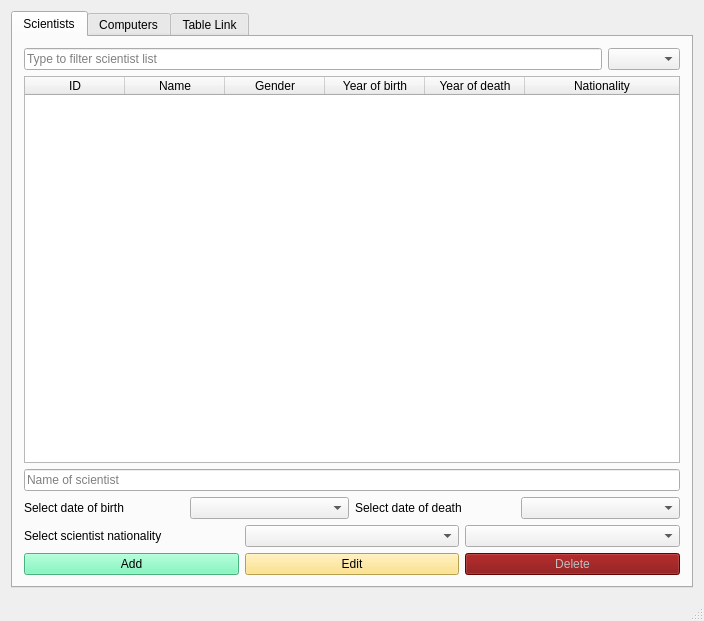
<?xml version="1.0" encoding="UTF-8"?>
<ui version="4.0">
 <class>MainWindow</class>
 <widget class="QMainWindow" name="MainWindow">
  <property name="geometry">
   <rect>
    <x>0</x>
    <y>0</y>
    <width>704</width>
    <height>621</height>
   </rect>
  </property>
  <property name="windowTitle">
   <string>MainWindow</string>
  </property>
  <property name="styleSheet">
   <string notr="true"/>
  </property>
  <widget class="QWidget" name="centralWidget">
   <layout class="QVBoxLayout" name="verticalLayout">
    <item>
     <widget class="QTabWidget" name="tabWidget">
      <property name="styleSheet">
       <string notr="true"/>
      </property>
      <property name="currentIndex">
       <number>1</number>
       <number>2</number>
      </property>
      <widget class="QWidget" name="tabScientists">
       <attribute name="title">
        <string>Scientists</string>
       </attribute>
       <layout class="QVBoxLayout" name="verticalLayout_4">
        <item>
         <layout class="QHBoxLayout" name="filterScientist">
          <item>
           <widget class="QLineEdit" name="filterScientistsList">
            <property name="placeholderText">
             <string>Type to filter scientist list</string>
            </property>
            <property name="clearButtonEnabled">
             <bool>true</bool>
            </property>
           </widget>
          </item>
          <item>
           <widget class="QComboBox" name="ddmSortScientists">
            <property name="currentText">
             <string/>
            </property>
           </widget>
          </item>
         </layout>
        </item>
        <item>
         <widget class="QTableWidget" name="tableScientist">
          <property name="enabled">
           <bool>true</bool>
          </property>
          <property name="cursor" stdset="0">
           <cursorShape>ArrowCursor</cursorShape>
          </property>
          <property name="mouseTracking">
           <bool>false</bool>
          </property>
          <property name="styleSheet">
           <string notr="true"/>
          </property>
          <property name="horizontalScrollBarPolicy">
           <enum>Qt::ScrollBarAsNeeded</enum>
          </property>
          <property name="sizeAdjustPolicy">
           <enum>QAbstractScrollArea::AdjustIgnored</enum>
          </property>
          <property name="autoScrollMargin">
           <number>16</number>
          </property>
          <property name="editTriggers">
           <set>QAbstractItemView::NoEditTriggers</set>
          </property>
          <property name="dragDropOverwriteMode">
           <bool>false</bool>
          </property>
          <property name="alternatingRowColors">
           <bool>true</bool>
          </property>
          <property name="verticalScrollMode">
           <enum>QAbstractItemView::ScrollPerPixel</enum>
          </property>
          <property name="horizontalScrollMode">
           <enum>QAbstractItemView::ScrollPerPixel</enum>
          </property>
          <property name="sortingEnabled">
           <bool>true</bool>
          </property>
          <attribute name="horizontalHeaderStretchLastSection">
           <bool>true</bool>
          </attribute>
          <column>
           <property name="text">
            <string>ID</string>
           </property>
          </column>
          <column>
           <property name="text">
            <string>Name</string>
           </property>
          </column>
          <column>
           <property name="text">
            <string>Gender</string>
           </property>
          </column>
          <column>
           <property name="text">
            <string>Year of birth</string>
           </property>
          </column>
          <column>
           <property name="text">
            <string>Year of death</string>
           </property>
          </column>
          <column>
           <property name="text">
            <string>Nationality</string>
           </property>
          </column>
         </widget>
        </item>
        <item>
         <layout class="QHBoxLayout" name="nameScientist">
          <item>
           <widget class="QLineEdit" name="addScientistName">
            <property name="placeholderText">
             <string>Name of scientist</string>
            </property>
           </widget>
          </item>
         </layout>
        </item>
        <item>
         <layout class="QHBoxLayout" name="yearScientist">
          <item>
           <widget class="QLabel" name="labelScientistBirth">
            <property name="maximumSize">
             <size>
              <width>176</width>
              <height>16777215</height>
             </size>
            </property>
            <property name="text">
             <string>Select date of birth</string>
            </property>
           </widget>
          </item>
          <item>
           <widget class="QComboBox" name="addScientistBirth"/>
          </item>
          <item>
           <widget class="QLabel" name="labelScientistDeath">
            <property name="text">
             <string>Select date of death</string>
            </property>
           </widget>
          </item>
          <item>
           <widget class="QComboBox" name="addScientistDeath"/>
          </item>
         </layout>
        </item>
        <item>
         <layout class="QHBoxLayout" name="nationalityScientist">
          <item>
           <widget class="QLabel" name="labelScientistNationality">
            <property name="text">
             <string>Select scientist nationality</string>
            </property>
            <property name="scaledContents">
             <bool>false</bool>
            </property>
            <property name="wordWrap">
             <bool>true</bool>
            </property>
           </widget>
          </item>
          <item>
           <widget class="QComboBox" name="addScientistNationality"/>
          </item>
          <item>
           <widget class="QComboBox" name="addScientistGender">
            <property name="currentText">
             <string/>
            </property>
           </widget>
          </item>
         </layout>
        </item>
        <item>
         <layout class="QHBoxLayout" name="manageScientist">
          <item>
           <widget class="QPushButton" name="addScientist">
            <property name="mouseTracking">
             <bool>false</bool>
            </property>
            <property name="autoFillBackground">
             <bool>false</bool>
            </property>
            <property name="styleSheet">
             <string notr="true">Background-color: rgb(102, 246, 177);</string>
            </property>
            <property name="text">
             <string>Add</string>
            </property>
           </widget>
          </item>
          <item>
           <widget class="QPushButton" name="editScientist">
            <property name="styleSheet">
             <string notr="true">background-color: rgb(255, 223, 109)</string>
            </property>
            <property name="text">
             <string>Edit</string>
            </property>
           </widget>
          </item>
          <item>
           <widget class="QPushButton" name="deleteScientist">
            <property name="enabled">
             <bool>false</bool>
            </property>
            <property name="styleSheet">
             <string notr="true">QPushButton:Active{Background-color: rgb(254, 86, 73)
}
QPushButton:disabled{Background-color:rgb(125, 0, 0)
}
</string>
            </property>
            <property name="text">
             <string>Delete</string>
            </property>
           </widget>
          </item>
         </layout>
        </item>
       </layout>
      </widget>
      <widget class="QWidget" name="tabComputers">
       <attribute name="title">
        <string>Computers</string>
       </attribute>
       <layout class="QVBoxLayout" name="verticalLayout_3">
        <item>
         <layout class="QHBoxLayout" name="filterComputer">
          <item>
           <widget class="QLineEdit" name="filterComputers">
            <property name="placeholderText">
             <string>Type to filter computer list</string>
            </property>
           </widget>
          </item>
          <item>
           <widget class="QComboBox" name="ddmComputerSort">
            <property name="currentText">
             <string/>
            </property>
           </widget>
          </item>
         </layout>
        </item>
        <item>
         <widget class="QTableWidget" name="tableComputer">
          <property name="minimumSize">
           <size>
            <width>543</width>
            <height>0</height>
           </size>
          </property>
          <property name="styleSheet">
           <string notr="true"/>
          </property>
          <property name="alternatingRowColors">
           <bool>true</bool>
          </property>
          <property name="verticalScrollMode">
           <enum>QAbstractItemView::ScrollPerPixel</enum>
          </property>
          <property name="horizontalScrollMode">
           <enum>QAbstractItemView::ScrollPerPixel</enum>
          </property>
          <property name="gridStyle">
           <enum>Qt::SolidLine</enum>
          </property>
          <attribute name="horizontalHeaderStretchLastSection">
           <bool>true</bool>
          </attribute>
          <column>
           <property name="text">
            <string>ID</string>
           </property>
          </column>
          <column>
           <property name="text">
            <string>Name</string>
           </property>
          </column>
          <column>
           <property name="text">
            <string>Design Year</string>
           </property>
          </column>
          <column>
           <property name="text">
            <string>Type</string>
           </property>
          </column>
          <column>
           <property name="text">
            <string>Built</string>
           </property>
          </column>
         </widget>
        </item>
        <item>
         <layout class="QHBoxLayout" name="nameComputer">
          <item>
           <widget class="QLineEdit" name="addComputerName">
            <property name="placeholderText">
             <string>Name of computer</string>
            </property>
           </widget>
          </item>
          <item>
           <widget class="QComboBox" name="ddmComputerBuilt">
            <property name="currentText">
             <string/>
            </property>
           </widget>
          </item>
         </layout>
        </item>
        <item>
         <layout class="QHBoxLayout" name="typeComputer">
          <item>
           <widget class="QLabel" name="labelComputerYear">
            <property name="text">
             <string>Computer design year</string>
            </property>
           </widget>
          </item>
          <item>
           <widget class="QComboBox" name="addComputerYear"/>
          </item>
          <item>
           <widget class="QLineEdit" name="addComputerType">
            <property name="placeholderText">
             <string>Type of computer</string>
            </property>
           </widget>
          </item>
         </layout>
        </item>
        <item>
         <layout class="QHBoxLayout" name="manageComputer">
          <item>
           <widget class="QPushButton" name="addComputer">
            <property name="enabled">
             <bool>true</bool>
            </property>
            <property name="styleSheet">
             <string notr="true">Background-color: rgb(102, 246, 177);</string>
            </property>
            <property name="text">
             <string>Add</string>
            </property>
           </widget>
          </item>
          <item>
           <widget class="QPushButton" name="editComputer">
            <property name="styleSheet">
             <string notr="true">background-color: rgb(255, 223, 109)</string>
            </property>
            <property name="text">
             <string>Edit</string>
            </property>
           </widget>
          </item>
          <item>
           <widget class="QPushButton" name="deleteComputer">
            <property name="enabled">
             <bool>false</bool>
            </property>
            <property name="styleSheet">
             <string notr="true">QPushButton:Active{Background-color: rgb(254, 86, 73)
}
QPushButton:disabled{Background-color:rgb(125, 0, 0)
}
</string>
            </property>
            <property name="text">
             <string>Delete</string>
            </property>
           </widget>
          </item>
         </layout>
        </item>
       </layout>
      </widget>
      <widget class="QWidget" name="tabTableLink">
       <attribute name="title">
        <string>Table Link</string>
       </attribute>
       <layout class="QVBoxLayout" name="verticalLayout_2">
        <item>
         <layout class="QHBoxLayout" name="filterTableLink">
          <item>
           <widget class="QLineEdit" name="filterLinkedTables">
            <property name="placeholderText">
             <string>Type to filter linked table list</string>
            </property>
           </widget>
          </item>
          <item>
           <widget class="QComboBox" name="ddmTableLink">
            <property name="currentText">
             <string/>
            </property>
           </widget>
          </item>
         </layout>
        </item>
        <item>
         <layout class="QVBoxLayout" name="verticalLayout_5" stretch="6,4">
          <item>
           <widget class="QTableWidget" name="tableTableLink">
            <property name="styleSheet">
             <string notr="true"/>
            </property>
            <property name="editTriggers">
             <set>QAbstractItemView::NoEditTriggers</set>
            </property>
            <property name="alternatingRowColors">
             <bool>true</bool>
            </property>
            <property name="verticalScrollMode">
             <enum>QAbstractItemView::ScrollPerPixel</enum>
            </property>
            <property name="horizontalScrollMode">
             <enum>QAbstractItemView::ScrollPerPixel</enum>
            </property>
            <property name="sortingEnabled">
             <bool>true</bool>
            </property>
            <attribute name="horizontalHeaderStretchLastSection">
             <bool>true</bool>
            </attribute>
            <column>
             <property name="text">
              <string>Scientist ID</string>
             </property>
            </column>
            <column>
             <property name="text">
              <string>Scientist Name</string>
             </property>
            </column>
            <column>
             <property name="text">
              <string>Computer ID</string>
             </property>
            </column>
            <column>
             <property name="text">
              <string>Computer Name</string>
             </property>
            </column>
           </widget>
          </item>
          <item>
           <layout class="QHBoxLayout" name="horizontalLayout">
            <property name="topMargin">
             <number>0</number>
            </property>
            <item>
             <widget class="QTableWidget" name="tableIdScientist">
              <property name="styleSheet">
               <string notr="true"/>
              </property>
              <property name="editTriggers">
               <set>QAbstractItemView::NoEditTriggers</set>
              </property>
              <attribute name="horizontalHeaderStretchLastSection">
               <bool>true</bool>
              </attribute>
              <column>
               <property name="text">
                <string>ID</string>
               </property>
              </column>
              <column>
               <property name="text">
                <string>Scientist Name</string>
               </property>
              </column>
             </widget>
            </item>
            <item>
             <widget class="QTableWidget" name="tableIdComputer">
              <property name="styleSheet">
               <string notr="true"/>
              </property>
              <property name="editTriggers">
               <set>QAbstractItemView::NoEditTriggers</set>
              </property>
              <attribute name="horizontalHeaderStretchLastSection">
               <bool>true</bool>
              </attribute>
              <column>
               <property name="text">
                <string>ID</string>
               </property>
              </column>
              <column>
               <property name="text">
                <string>Computer Name</string>
               </property>
              </column>
             </widget>
            </item>
           </layout>
          </item>
         </layout>
        </item>
        <item>
         <layout class="QHBoxLayout" name="tableLinkID">
          <item>
           <widget class="QLineEdit" name="addTableLinkSID">
            <property name="placeholderText">
             <string>Enter Scientist ID</string>
            </property>
           </widget>
          </item>
          <item>
           <widget class="QLineEdit" name="addTableLinkCID">
            <property name="placeholderText">
             <string>Enter Computer ID</string>
            </property>
           </widget>
          </item>
         </layout>
        </item>
        <item>
         <layout class="QHBoxLayout" name="manageTableLink">
          <item>
           <widget class="QPushButton" name="addTableLink">
            <property name="enabled">
             <bool>true</bool>
            </property>
            <property name="styleSheet">
             <string notr="true">Background-color: rgb(102, 246, 177);
</string>
            </property>
            <property name="text">
             <string>Add Link</string>
            </property>
            <property name="checkable">
             <bool>false</bool>
            </property>
            <property name="checked">
             <bool>false</bool>
            </property>
            <property name="autoDefault">
             <bool>false</bool>
            </property>
            <property name="default">
             <bool>false</bool>
            </property>
           </widget>
          </item>
          <item>
           <widget class="QPushButton" name="editTableLink">
            <property name="styleSheet">
             <string notr="true">background-color: rgb(255, 223, 109)</string>
            </property>
            <property name="text">
             <string>Edit Link</string>
            </property>
           </widget>
          </item>
          <item>
           <widget class="QPushButton" name="deleteTableLink">
            <property name="styleSheet">
             <string notr="true">background-color: rgb(254, 86, 73)</string>
            </property>
            <property name="text">
             <string>Delete Link</string>
            </property>
           </widget>
          </item>
         </layout>
        </item>
       </layout>
      </widget>
     </widget>
    </item>
   </layout>
  </widget>
  <widget class="QMenuBar" name="menuBar">
   <property name="geometry">
    <rect>
     <x>0</x>
     <y>0</y>
     <width>704</width>
     <height>21</height>
    </rect>
   </property>
  </widget>
  <widget class="QStatusBar" name="statusBar"/>
 </widget>
 <layoutdefault spacing="6" margin="11"/>
 <resources/>
 <connections/>
</ui>
